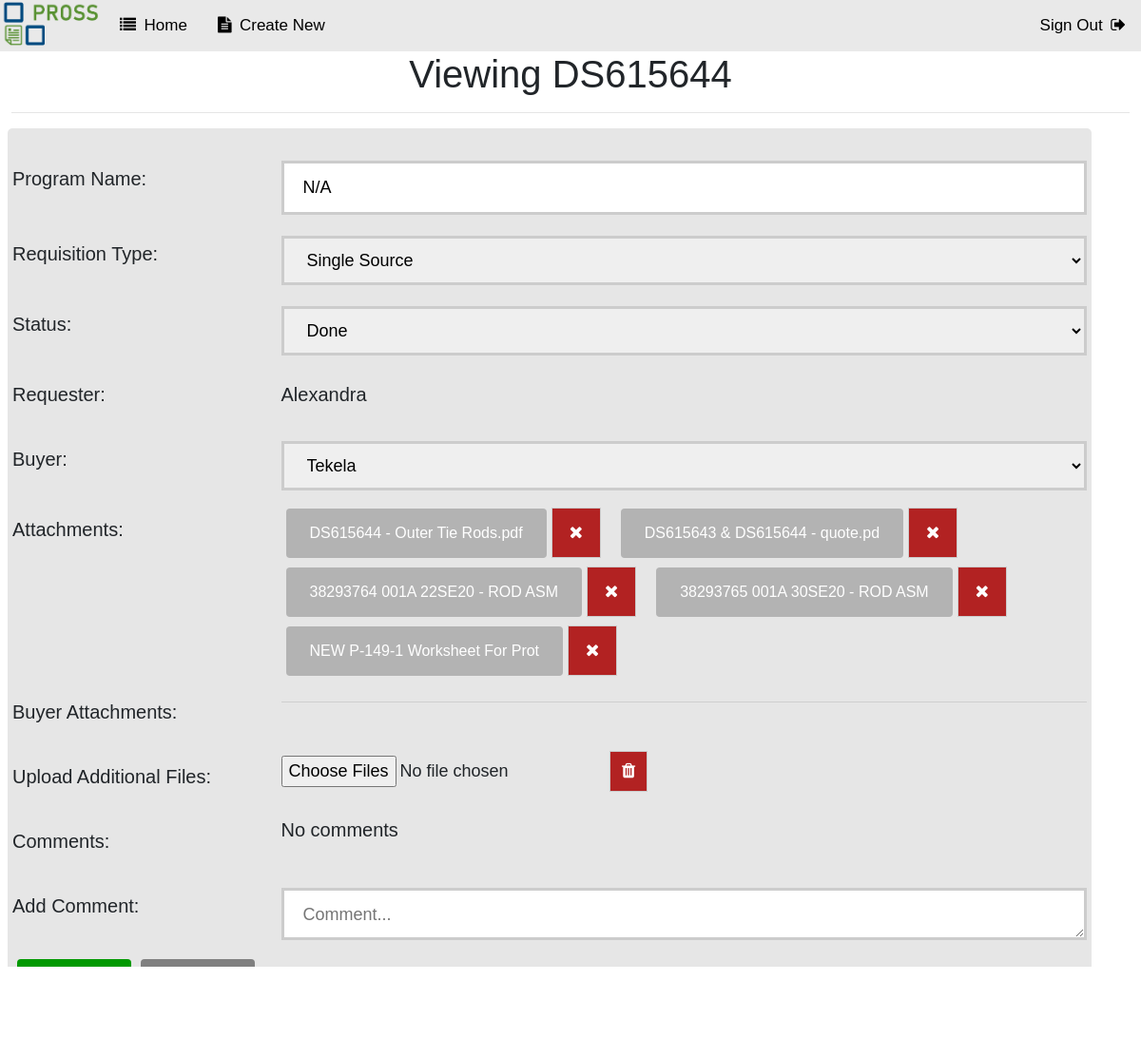
Screenshot of /openbuy.php?id=133 (signed in) with the database file from the repository.
### tables this page shows
CREATE TABLE `reqs` (
  `id` int(11) NOT NULL,
  `program` varchar(25) NOT NULL,
  `ds` int(10) NOT NULL,
  `urgency` varchar(1) DEFAULT NULL,
  `progress` varchar(255) NOT NULL DEFAULT 'Submitted',
  `type` varchar(55) NOT NULL,
  `submit_date` date NOT NULL,
  `due_date` date DEFAULT NULL,
  `date` timestamp NOT NULL DEFAULT current_timestamp() ON UPDATE current_timestamp(),
  `submitted` varchar(255) NOT NULL,
  `assigned` varchar(255) NOT NULL
);

CREATE TABLE `attachments` (
  `id` int(25) NOT NULL,
  `reqs_id` int(25) NOT NULL,
  `role` varchar(25) NOT NULL,
  `name` varchar(255) NOT NULL
);

### openbuy.php (the view, shortened to what this page needs)
<?php
	$logedInUsername = $_SESSION['username'];
	$id = null;
	if ( !empty($_GET['id'])) {
		$id = $_REQUEST['id'];
	}
	$pdo = Database::connect();
	$sql = "SELECT * FROM reqs WHERE id = ?";
	$q = $pdo->prepare($sql);
	$q->execute(array($id));
	$data = $q->fetch(PDO::FETCH_ASSOC);
	$ds = $data['ds'];
	$type = $data['type'];
	if ($type == "Alterations") {
		$type = "Viewing PO" . $data['ds'];
	} else {
		$type = "Viewing DS" . $data['ds'];
	}
	if (!empty($_POST)) {
		$dueDate = $_POST['dueDate'];
		$progress = $_POST['progress'];
		$assigned = $_POST['assigned'];
		$buycomment = $_POST['buycomment'];
		$pdo = Database::connect();
		$pdo->setAttribute(PDO::ATTR_ERRMODE, PDO::ERRMODE_EXCEPTION);
		$sql = "SELECT role FROM users WHERE username = '$logedInUsername'";
		$q = $pdo->prepare($sql);
		$q->execute(array($id));
		$data = $q->fetch(PDO::FETCH_ASSOC);
		$role = $data['role'];
		if ($dueDate != null) {
			$sql = "UPDATE reqs SET due_date = ? WHERE id = ?";
			$q = $pdo->prepare($sql);
			$q->execute(array($dueDate,$id));
		}
		if ($progress != null) {
			if ($progress == "Done") {
				$urgency = "N";
				$sql = "UPDATE reqs SET urgency = ?, progress = ? WHERE id = ?";
				$q = $pdo->prepare($sql);
				$q->execute(array($urgency,$progress,$id));
			} else {
				$sql = "UPDATE reqs SET progress = ? WHERE id = ?";
				$q = $pdo->prepare($sql);
				$q->execute(array($progress,$id));
			}
		}
		if ($assigned != null) {
			$sql = "UPDATE reqs SET assigned = ? WHERE id = ?";
			$q = $pdo->prepare($sql);
			$q->execute(array($assigned,$id));
		}
		$reqs_id = $id;
		if ($buycomment != null) {
			$comment = addslashes($buycomment);
			$new = 1;
			$sql = "INSERT INTO comments(reqs_id, name, comment, new) VALUES ('$reqs_id', '$assigned', '$comment', '$new')";
			$pdo->setAttribute(PDO::ATTR_ERRMODE, PDO::ERRMODE_EXCEPTION);
			$q = $pdo->prepare($sql);
			$q->execute(array());
		}
		$total = count($_FILES['upload1']['name']);
		for( $i=0 ; $i < $total ; $i++ ) {
			$name = $_FILES['upload1']['name'][$i];
			$name = str_replace("'", "", $name);
			$name = str_replace("#", "", $name);
			$ext = pathinfo($name, PATHINFO_EXTENSION);
				$tmpFilePath = $_FILES['upload1']['tmp_name'][$i];
				$filePath = str_replace("'", "", $tmpFilePath);
				$filePath = str_replace("#", "", $tmpFilePath);
				if ($filePath != ""){
					if (!is_dir('uploads/' . $ds . '/')) {
						mkdir('uploads/' . $ds . '/', 0777, true);
					}
					$newFilePath = "uploads/" . $ds . "/" . $_FILES['upload1']['name'][$i];
					$newPath = str_replace("'", "", $newFilePath);
					$newPath = str_replace("#", "", $newFilePath);
					if(move_uploaded_file($filePath, $newPath)) {
						$sql = "INSERT INTO attachments(reqs_id, role, name)"
								. " VALUES ('$reqs_id', '$role', '$name')";
						$pdo->setAttribute(PDO::ATTR_ERRMODE, PDO::ERRMODE_EXCEPTION);
						$q = $pdo->prepare($sql);
						$q->execute(array());
					} else {
						echo "Upload failed for this file. Please see administrator. ";
					}
				}
		}
		Database::disconnect();
		header("Location: index.php");
	} else {
		$pdo = Database::connect();
		$pdo->setAttribute(PDO::ATTR_ERRMODE, PDO::ERRMODE_EXCEPTION);
		$sql = "SELECT * FROM reqs where id = ?";
		$q = $pdo->prepare($sql);
		$q->execute(array($id));
		$data = $q->fetch(PDO::FETCH_ASSOC);
		$program = $data['program'];
	}
?>
<!DOCTYPE html>
<html lang="en">
<head>
    <link   href="css/bootstrap.min.css" rel="stylesheet">
	<link rel="stylesheet" href="https://cdnjs.cloudflare.com/ajax/libs/font-awesome/4.7.0/css/font-awesome.min.css">
</head>
<body>
	<div class="topnav">
		<img src="PROSS_Logo.png" href="index.php" alt="Logo" style="width:110px;height:50px;">
        <a href="index.php"><i class="fa fa-list"></i>&ensp;Home</a>
		<a href="create.php"><i class="fa fa-file-text"></i>&ensp;Create New</a>
        <a style="float:right;" href="logout.php">Sign Out&ensp;<i class="fa fa-sign-out"></i></a>
    </div>
	<h1><?php echo $type;?></h1>
	<hr style="width:98%">
    <div class="container">
	    <form action="openbuy.php?id=<?php echo $id?>" method="post" enctype="multipart/form-data">
			<div class="row">
				<div class="col-25">
					<label for="program">Program Name:</label>
				</div>
				<div class="col-75">
					<input name="program" type="text" maxlength="15" value="<?php echo !empty($program)?$program:'';?>">
				</div>
			</div>
			<div class="row">
				<div class="col-25">
					<label for="type">Requisition Type:</label>
				</div>
				<div class="col-75">
					<select id="progress" name="progress" class="select">
						<option selected="selected"><?php echo $data['type'];?></option>
					</select>
				</div>
			</div>
			<div class="row">
				<div class="col-25">
					<label for="progress">Status:</label>
				</div>
				<div class="col-75">
					<select id="progress" name="progress" class="select">
						<option selected="selected"><?php echo $data['progress'];?></option>
					</select>
				</div>
		    </div>
			<div class="row">
				<div class="col-25">
					<label for="submitted">Requester:</label>
				</div>
				<div class="col-75">
					<label for="submitted"><?php echo $data['submitted'];?></label>
				</div>
			</div>
			<div class="row">
				<div class="col-25">
					<label for="assigned">Buyer:</label>
				</div>
				<div class="col-75">
					<select name="assigned" class="select">
						<option selected="selected"><?php echo $data['assigned'];?></option>
					</select>
				</div>
		    </div>
			<div class="row">
				<div class="col-25">
					<label class="attachments">Attachments:</label>
				</div>
				<div class="col-75">
					<?php
						$pdo = Database::connect();
						$id = $data['id'];
						$sql = "SELECT * FROM attachments WHERE reqs_id=$id AND role!='buyer' ORDER BY id ASC";
						foreach ($pdo->query($sql) as $row) {
							$attach_id = $row['id'];
							echo '<a class="link" href="uploads/' . $data['ds'] . "/" . $row['name'] . '" download><span>' . substr($row['name'],0,30) . '</span></a><a href="deletefile.php?id='.$id.'&attach_id='.$attach_id.'&loc=buy" class="custom-delete" id="delete" onclick="return clicked();"><span><i class="fa fa-close"></i></span></a>&ensp;&ensp;';
						}
					?>
				</div>
			</div>
			<div class="row">
				<div class="col-25">
					<label class="attachments">Buyer Attachments:</label>
				</div>
				<div class="col-75">
					<hr>
				</div>
			</div>
			<div class="row" id="uploadNew">
				<div class="col-25">
					<label class="newAttach">Upload Additional Files:</label>
				</div>
				<div class="col-75">
					<input id="file1" type="file" style="font-size: 18px" multiple accept=".pdf" name="upload1[]" onchange="javascript:updateList1()">
					<button id="clear" type="button" class="custom-delete custom-delete1" style="padding: 7px 12px;" onclick="clear1()"><span><i class="fa fa-trash"></i></span></button>
				</div>
			</div>
			<div class="row">
				<div class="col-25">
					<label class="comments">Comments:</label>
				</div>
				<div class="col-75">
					<?php
						$counter = 0;
						if ($counter == 0) {
							echo "<p>No comments</p>";
						}
					?>
				</div>
			</div>
			<div class="row">
				<div class="col-25">
					<label class="buycomment">Add Comment:</label>
				</div>
				<div class="col-75">
					<textarea id="buycomment" name="buycomment" placeholder="Comment..." style="height:55px" value="<?php echo !empty($buycomment)?$buycomment:'';?>"></textarea>
				</div>
			</div>
			<div class="row">
			<button class="button button2" type="submit"><span>Update</span></button>
			<button type="button" class="button button1" style="background-color: grey" onclick="location.href='index.php';"><span>Cancel</span></button>
		</div>
		</form>
	</div>
  </body>
</html>

### openbuy.php (style rules this page uses)
body { animation: fadeInAnimation ease 1s; animation-iteration-count: 1; animation-fill-mode: forwards; margin: 0; font-family: Arial, Helvetica, sans-serif; }
* { box-sizing: border-box; }
img { display: block; margin-left: auto; margin-right: auto; }
h1 { text-align: center; }
p { font-size: 20px; margin-bottom: 12px; margin-top: 0px; }
.custom-delete { font-size: 18px; background-color: #b22222; color: white; border: 1px solid #ccc; display: inline-block; padding: 12px 18px; cursor: pointer; transition: all 0.5s; }
.custom-delete span { cursor: pointer; display: inline-block; position: relative; transition: 0.5s; }
.custom-delete span:after { content: 'Delete'; position: absolute; opacity: 0; top: 0; right: -20px; transition: 0.5s; }
.link { display: inline-block; border-radius: 4px; background-color: #b3b3b3; border: none; color: white; text-align: center; padding: 14px 25px; transition: all 0.5s; cursor: pointer; margin: 5px; }
.link span { cursor: pointer; display: inline-block; position: relative; transition: 0.5s; }
.link span:after { font-family: FontAwesome; content: '\f019'; position: absolute; opacity: 0; top: 0; right: -20px; transition: 0.5s; }
.button { display: inline-block; border-radius: 4px; background-color: #009900; border: none; color: #FFFFFF; text-align: center; font-size: 20px; padding: 10px; width: 120px; transition: all 0.5s; cursor: pointer; margin: 5px; float: right; }
.button2 span { cursor: pointer; display: inline-block; position: relative; transition: 0.5s; }
.button2 span:after { content: '\00bb'; position: absolute; opacity: 0; top: 0; right: -20px; transition: 0.5s; }
.button1 span { cursor: pointer; display: inline-block; position: relative; transition: 0.5s; }
.button1 span:after { content: '\00ab'; position: absolute; opacity: 0; top: 0; left: -20px; transition: 0.5s; }
input[type=text], select, textarea { width: 100%; padding: 12px 20px; margin: 8px 0; box-sizing: border-box; border: 3px solid #ccc; -webkit-transition: 0.5s; transition: 0.5s; outline: none; font-size: 18px; }
label { padding: 12px 12px 12px 0; display: inline-block; font-size: 20px; }
.container { border-radius: 5px; background-color: #e6e6e6; padding: 20px; margin: 8px; }
.col-25 { float: left; width: 25%; margin-top: 6px; }
.col-75 { float: left; width: 75%; margin-top: 6px; }
.row:after { content: ""; display: table; clear: both; }
.topnav { overflow: hidden; background-color: #e9e9e9; }
.topnav a { float: left; display: block; color: black; text-align: center; padding: 14px 16px; text-decoration: none; font-size: 17px; transition: all 0.5s; }
.topnav img { float: left; display: block; color: black; text-align: center; padding: 2px 2px; text-decoration: none; font-size: 17px; }

### rows the page displays
reqs: ds "Viewing DS615644", program "N/A", progress "Single Source", progress "Done", submitted "Alexandra", assigned "Tekela"
attachments: name "DS615644 - Outer Tie Rods.pdf"
attachments: name "DS615643 & DS615644 - quote.pd"
attachments: name "38293764 001A 22SE20 - ROD ASM"
attachments: name "38293765 001A 30SE20 - ROD ASM"
attachments: name "NEW P-149-1 Worksheet For Prot"
